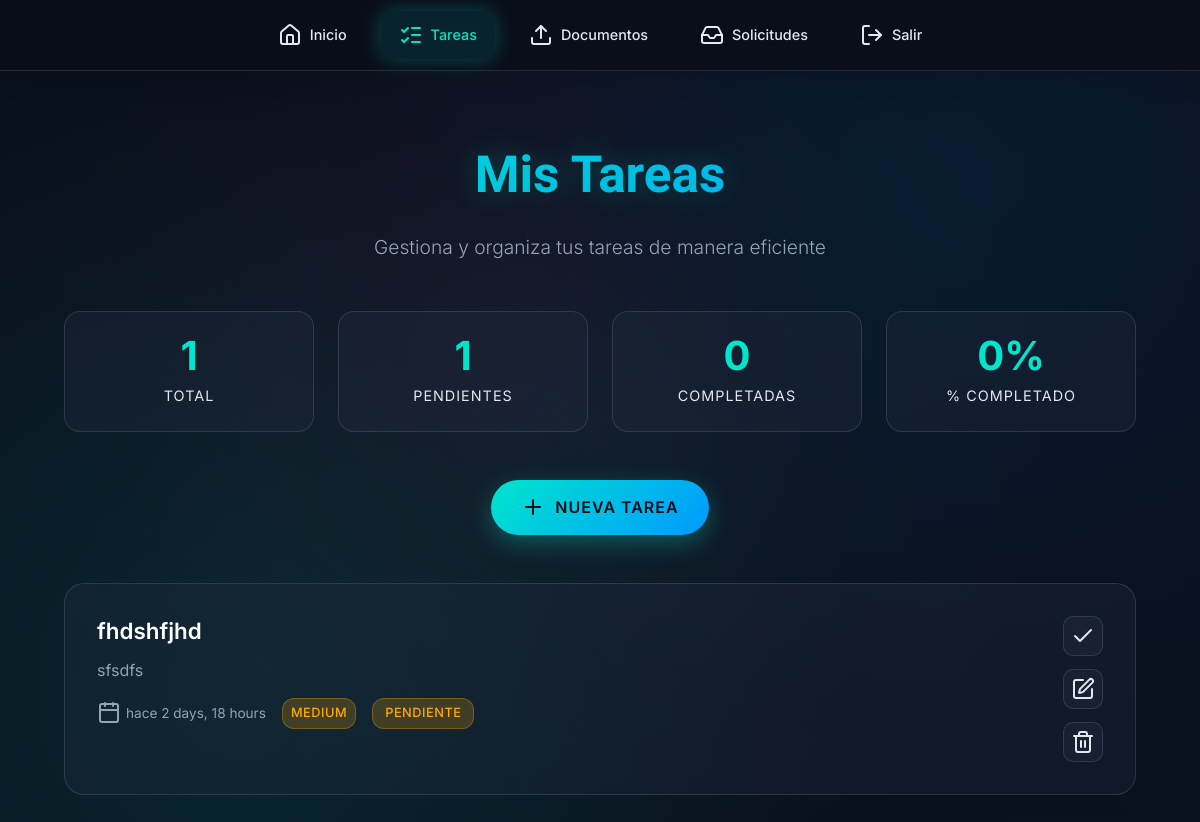
The page /tasks/ (signed in) on the database its author committed.
### tasks/models.py (models this page shows, shortened)
class Task(models.Model):
    PRIORITY_CHOICES = [
        ('low', 'Baja'),
        ('medium', 'Media'),
        ('high', 'Alta'),
    ]
    user = models.ForeignKey(settings.AUTH_USER_MODEL, on_delete=models.CASCADE)
    title = models.CharField(max_length=200)
    description = models.TextField(blank=True, null=True)
    priority = models.CharField(max_length=10, choices=PRIORITY_CHOICES, default='medium')
    completed = models.BooleanField(default=False)
    created_at = models.DateTimeField(auto_now_add=True)
    updated_at = models.DateTimeField(auto_now=True)

### tasks/views.py (the view)
# urls.py: path('tasks/', task_list, name='task_list'),
@login_required
def task_list(request):
    tasks = Task.objects.filter(user=request.user)
    return render(request, 'task_list.html', {'tasks': tasks})

### templates/task_list.html (shortened to what this page needs)
{% extends 'base.html' %}
{% block content %}
<div class="main-content">
    <div class="tasks-container">
        <div class="header-section">
            <h1 class="page-title">Mis Tareas</h1>
            <p class="subtitle">Gestiona y organiza tus tareas de manera eficiente</p>
        </div>
        {% if tasks %}
        <div class="stats-section">
            <div class="stat-card hover-lift">
                <span class="stat-number" id="total-tasks">{{ tasks|length }}</span>
                <div class="stat-label">Total</div>
            </div>
            <div class="stat-card hover-lift">
                <span class="stat-number" id="pending-tasks">0</span>
                <div class="stat-label">Pendientes</div>
            </div>
            <div class="stat-card hover-lift">
                <span class="stat-number" id="completed-tasks">0</span>
                <div class="stat-label">Completadas</div>
            </div>
            <div class="stat-card hover-lift">
                <span class="stat-number" id="completion-rate">0%</span>
                <div class="stat-label">% Completado</div>
            </div>
        </div>
        {% endif %}
        <div class="add-task-section">
            <a href="{% url 'create_task' %}" class="btn-add-task">
                <i data-lucide="plus"></i>
                <span>Nueva Tarea</span>
            </a>
        </div>
        {% if tasks %}
        <div class="tasks-grid">
            {% for task in tasks %}
            <div class="task-card {% if task.completed %}completed{% endif %}"
                 data-priority="{{ task.priority|default:'medium' }}"
                 data-task-id="{{ task.id }}">
                <div class="task-content">
                    <div class="task-info">
                        <h3 class="task-title">{{ task.title }}</h3>
                        <p class="task-description">{{ task.description|default:"Sin descripción" }}</p>
                        <div class="task-meta">
                            <div class="task-date">
                                <i data-lucide="calendar" size="16"></i>
                                <span>
                                    {% if task.created_at %}
                                        hace {{ task.created_at|timesince }}
                                    {% else %}
                                        Fecha no disponible
                                    {% endif %}
                                </span>
                            </div>
                            <span class="task-priority priority-{{ task.priority|default:'medium' }}">
                                {{ task.priority|default:'Medium'|capfirst }}
                            </span>
                            <span class="task-status status-{% if task.completed %}completed{% else %}pending{% endif %}">
                                {% if task.completed %}Completada{% else %}Pendiente{% endif %}
                            </span>
                        </div>
                    </div>
                    <div class="task-actions">
                        <button class="task-btn {% if task.completed %}uncomplete{% else %}complete{% endif %}"
                                title="{% if task.completed %}Marcar como pendiente{% else %}Marcar como completada{% endif %}"
                                onclick="toggleTaskCompletion({{ task.id }})">
                            <i data-lucide="{% if task.completed %}rotate-ccw{% else %}check{% endif %}" size="18"></i>
                        </button>
                        <a href="{% url 'edit_task' task.id %}" class="task-btn edit" title="Editar tarea">
                            <i data-lucide="edit" size="18"></i>
                        </a>
                        <form method="post" action="{% url 'delete_task' task.id %}" style="display: inline;">
                            <button type="submit" class="task-btn delete" title="Eliminar tarea"
                                    onclick="return confirmDelete('{{ task.title }}')">
                                <i data-lucide="trash-2" size="18"></i>
                            </button>
                        </form>
                    </div>
                </div>
            </div>
            {% endfor %}
        </div>
        {% endif %}
    </div>
</div>
{% endblock %}

### templates/base.html (style rules this page uses)
:root { --primary: #00e6cc; --primary-dark: #00b8a3; --secondary: #0099ff; --accent: #ff0080; --success: #00ff88; --warning: #ffaa00; --error: #ff4757; --bg-primary: #0a0e1a; --bg-secondary: #111827; --bg-tertiary: #1f2937; --bg-card: rgba(15, 23, 42, 0.8); --bg-glass: rgba(30, 41, 59, 0.4); --bg-hover: rgba(0, 230, 204, 0.1); --text-primary: #ffffff; --text-secondary: #e2e8f0; --text-muted: #94a3b8; --text-dark: #1e293b; --border-color: rgba(148, 163, 184, 0.2); --border-glow: rgba(0, 230, 204, 0.3); --shadow-sm: 0 2px 4px rgba(0, 0, 0, 0.1); --shadow-md: 0 8px 25px rgba(0, 0, 0, 0.15); --shadow-lg: 0 20px 40px rgba(0, 0, 0, 0.3); --shadow-glow: 0 0 30px rgba(0, 230, 204, 0.2); --transition-fast: 0.2s ease; --transition-normal: 0.3s cubic-bezier(0.4, 0, 0.2, 1); --transition-slow: 0.5s cubic-bezier(0.4, 0, 0.2, 1); }
* { margin: 0; padding: 0; box-sizing: border-box; }
body { font-family: 'Inter', -apple-system, BlinkMacSystemFont, sans-serif; background: var(--bg-primary); background-image: radial-gradient(circle at 20% 80%, rgba(0, 230, 204, 0.1) 0%, transparent 50%), radial-gradient(circle at 80% 20%, rgba(0, 153, 255, 0.08) 0%, transparent 50%), radial-gradient(circle at 40% 40%, rgba(255, 0, 128, 0.05) 0%, transparent 50%); color: var(--text-primary); min-height: 100vh; line-height: 1.6; position: relative; overflow-x: hidden; }
body::before { content: ''; position: fixed; top: 0; left: 0; right: 0; bottom: 0; background: linear-gradient( 45deg, transparent 0%, rgba(0, 230, 204, 0.02) 25%, rgba(0, 153, 255, 0.02) 50%, rgba(255, 0, 128, 0.02) 75%, transparent 100% ); background-size: 400% 400%; animation: gradientShift 20s ease infinite; pointer-events: none; z-index: -1; }
body::after { content: ''; position: fixed; top: 0; left: 0; width: 100%; height: 100%; background: radial-gradient( 600px circle at var(--mouse-x, 50%) var(--mouse-y, 50%), rgba(0, 230, 204, 0.03) 0%, rgba(0, 230, 204, 0.01) 40%, transparent 80% ); pointer-events: none; z-index: -1; transition: opacity var(--transition-fast); }
.main-content { padding: 2rem; animation: fadeInUp 0.8s var(--transition-normal); }
.page-title { font-family: 'Satisfy', cursive; font-size: 3rem; text-align: center; margin-bottom: 1rem; background: linear-gradient(135deg, var(--primary), var(--secondary)); -webkit-background-clip: text; -webkit-text-fill-color: transparent; background-clip: text; filter: drop-shadow(0 2px 4px rgba(0, 0, 0, 0.3)); animation: titleGlow 3s ease infinite alternate; }

### rows shown on the page
Task: title "fhdshfjhd", description "sfsdfs", created_at "2 days, 18 hours", priority "MEDIUM", completed "PENDIENTE"

### other values the page prints
{{ tasks|length }} "1"
